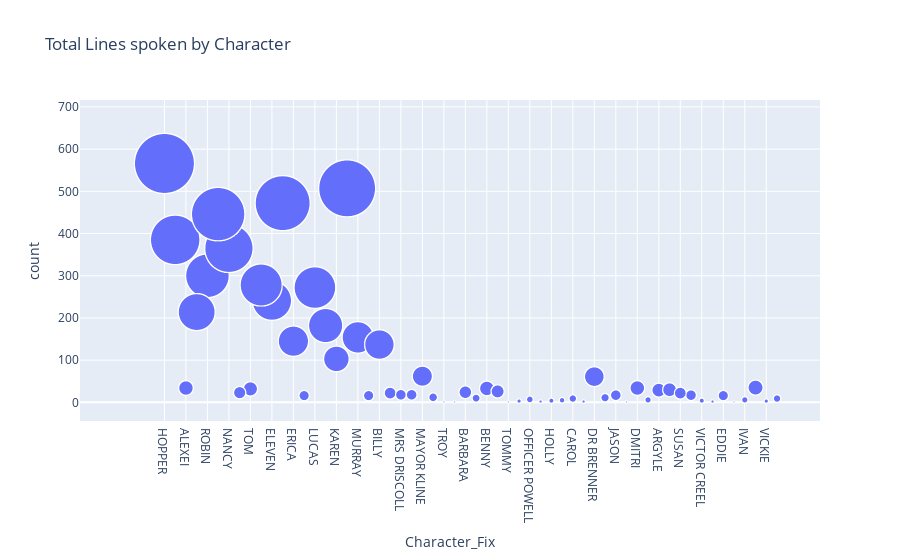

The code cell stored with this chart in its notebook:
### Code cell
fig = px.scatter(df, x="Character_Fix", y="count",size="count",hover_name="Episode",color_continuous_scale="Bluered", size_max=60, title= "Total Lines spoken by Character")
fig.show()

### Figure 1 — Plotly figure (JSON) as saved in the notebook; plotly's stock layout.template omitted (floating-point values rounded to 4 significant figures; data arrays with more than 128 entries replaced by an {"elided": "..."} marker saying what was removed)
{"data": [{"hovertemplate": "<b>%{hovertext}</b><br><br>Character_Fix=%{x}<br>count=%{marker.size}<extra></extra>", "hovertext": {"elided": "5452 int values"}, "legendgroup": "", "marker": {"color": "#636efa", "size": {"elided": "5452 int values"}, "sizemode": "area", "sizeref": 0.1572, "symbol": "circle"}, "mode": "markers", "name": "", "showlegend": false, "type": "scattergl", "x": {"elided": "5452 str values"}, "xaxis": "x", "y": {"elided": "5452 int values"}, "yaxis": "y"}], "layout": {"legend": {"itemsizing": "constant", "tracegroupgap": 0}, "title": {"text": "Total Lines spoken by Character"}, "xaxis": {"anchor": "y", "domain": [0, 1], "title": {"text": "Character_Fix"}}, "yaxis": {"anchor": "x", "domain": [0, 1], "title": {"text": "count"}}}}
